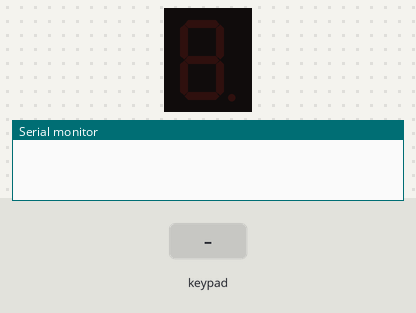
A sketch run on a simulated Arduino Uno, built with avr-gcc and run on an emulated ATmega328P. Parts: 1-digit seven-segment display, the last lines printed to the serial monitor. The inputs (shaded band) are chosen by the test bench.

Above: at 1.2 s.
1.3 s: keypad keys 8 9 1 0 1 1 pressed 0.4 s apart
At 3.5 s:
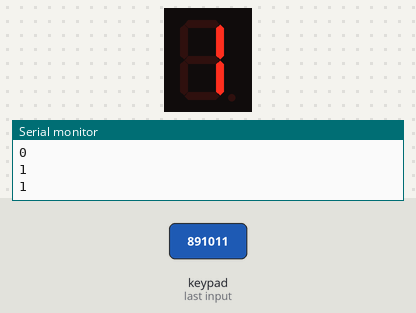
5.2 s: key '7' pressed
At 6.4 s:
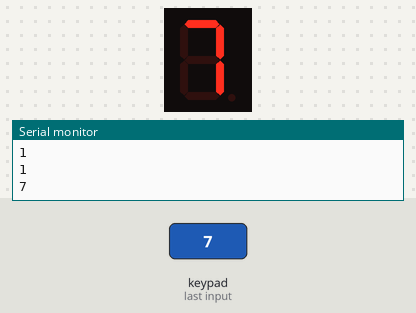
6.7 s: keypad keys 2 3 4 5 A pressed 0.4 s apart
At 8.7 s:
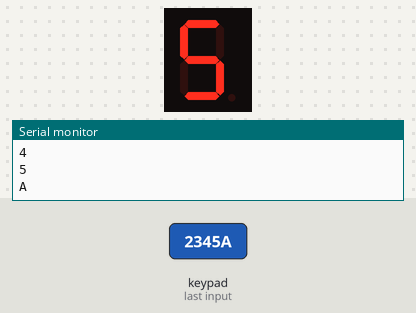
10.2 s: key '6' pressed
At 10.5 s:
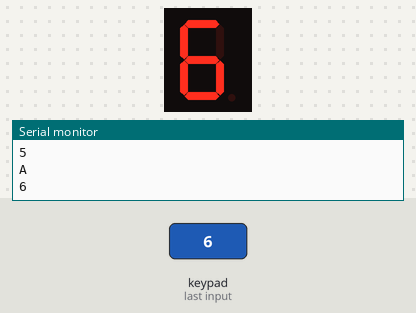
13.2 s: keypad keys 8 9 1 0 1 1 D pressed 0.4 s apart
At 13.8 s:
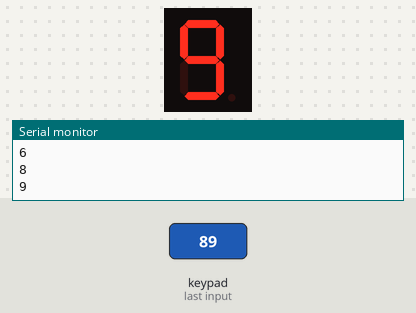
Timing chart, 0 to 16.2 s (numbered marks = the images above; inputs shaded):
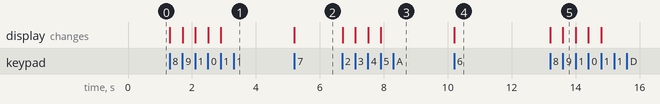

Measured:
- after the input at 1.3 s, the display: first changes at once (image 1 shows a later state)
- after the input at 5.2 s, the display: changes at once (image 2)
- after the input at 6.7 s, the display: first changes at once (image 3 shows a later state)
- after the input at 10.2 s, the display: changes at once (image 4)
- after the input at 13.2 s, the display: first changes at once (image 5 shows a later state)

The sketch:

sketch_apr15a.ino
```cpp
#include<Keypad.h>
#include "SevSeg.h"
const byte ROWS=4,COLS=4;
SevSeg sevseg;

char keys[ROWS][COLS] = {{'7','8','9','C'},{'4','5','6','D'},{'1','2','3','E'},{'0','A','B','F'}};

byte rowPins[ROWS] = {8,9,10,11};
byte colPins[COLS] = {2,3,4,5};
Keypad keypad = Keypad(makeKeymap(keys),rowPins,colPins,ROWS,COLS);

void setup(){
  byte numDigits = 1;
  byte digitPins[] = {7};
  byte segmentPins[] = {6,12,13,14,15,16,17};
  sevseg.begin(COMMON_CATHODE,numDigits,digitPins,segmentPins);
  Serial.begin(9600);
}
void loop(){
  char key = keypad.getKey();

  if(key!=NO_KEY){
    Serial.println(key);
    if(key>='0' && key <='9')
      sevseg.setNumber(key-'0',1);
  }
  sevseg.refreshDisplay();
}
```
